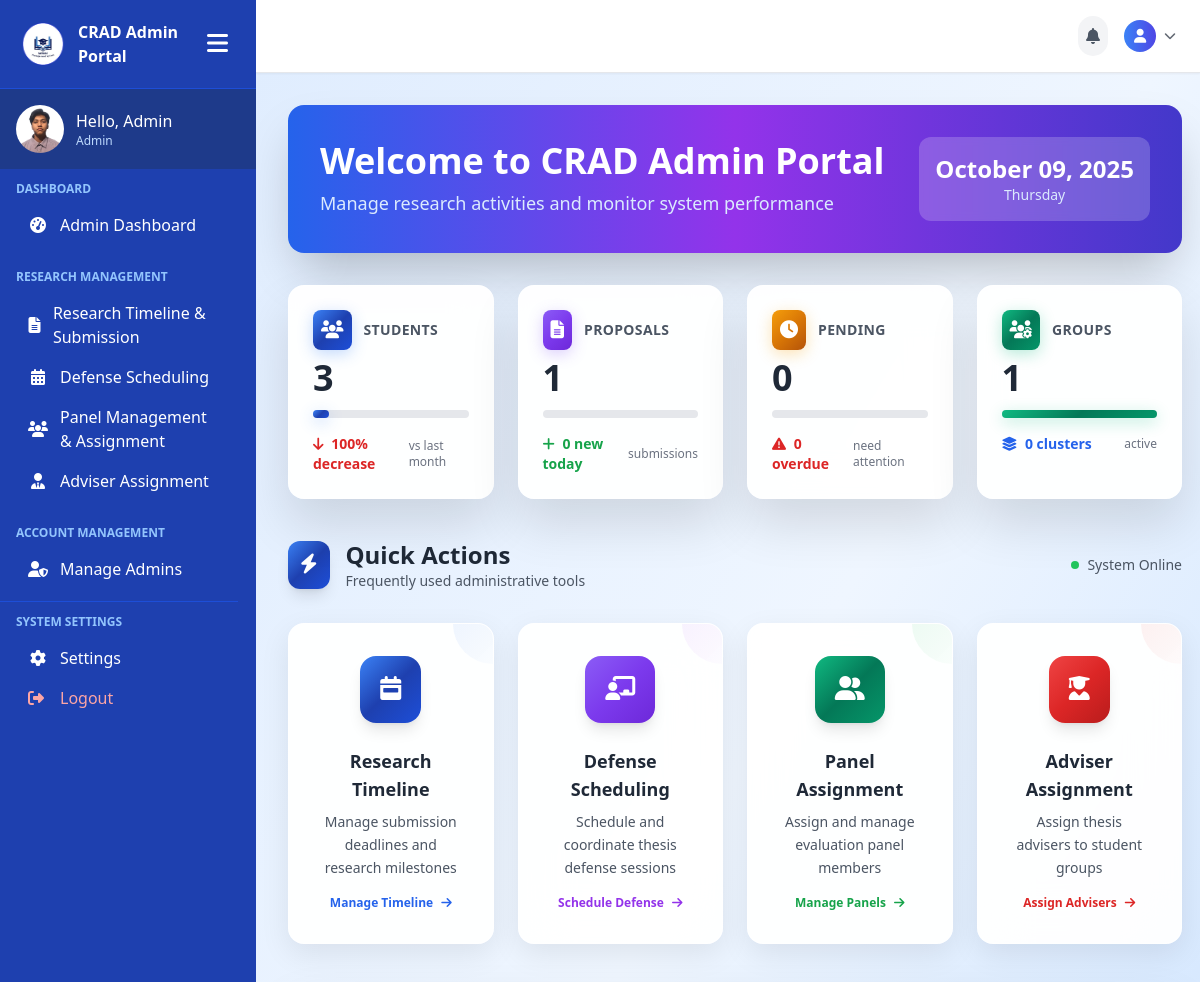
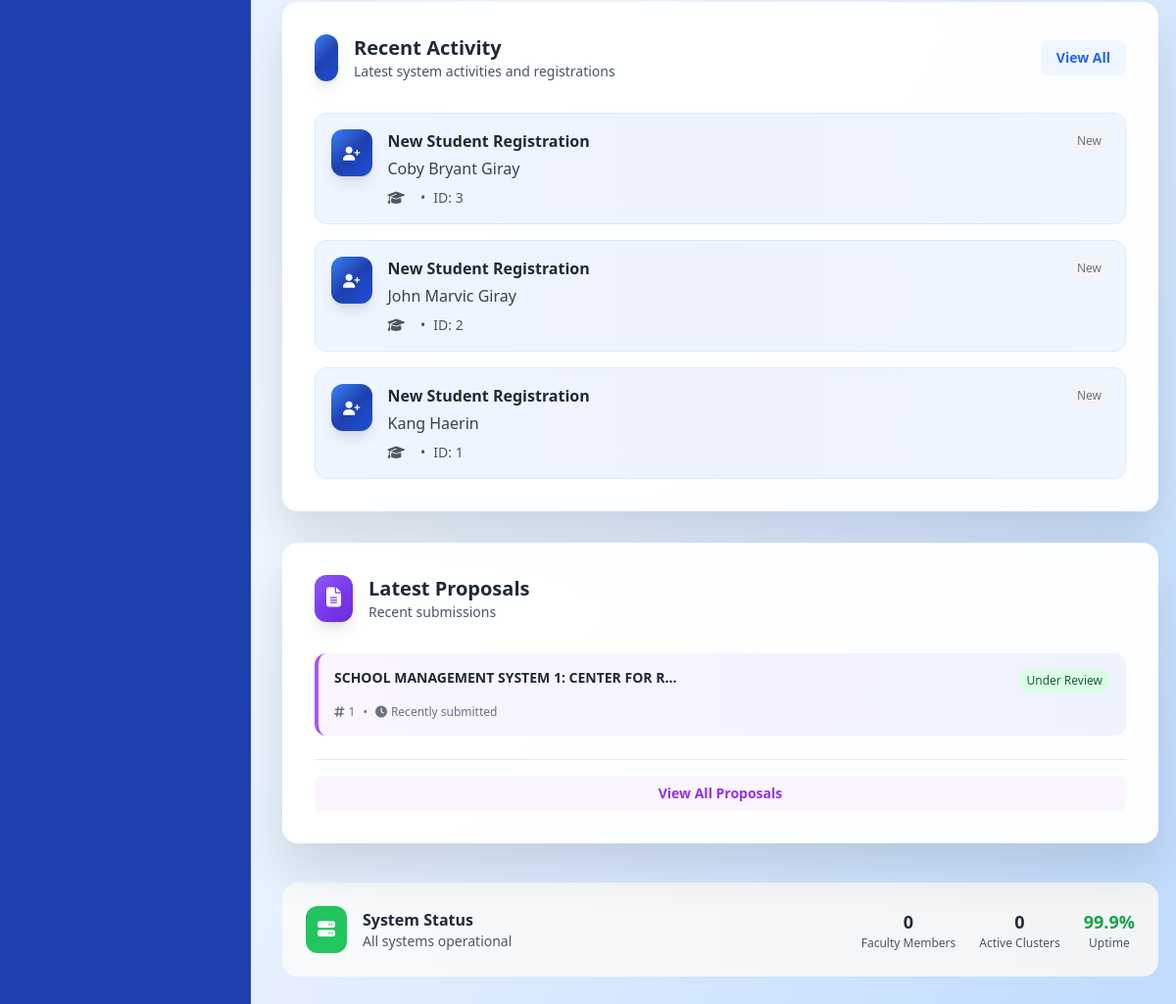
The app's page /admin-pages/admin-dashboard.php (signed in), older data (2 pictures, top to bottom).
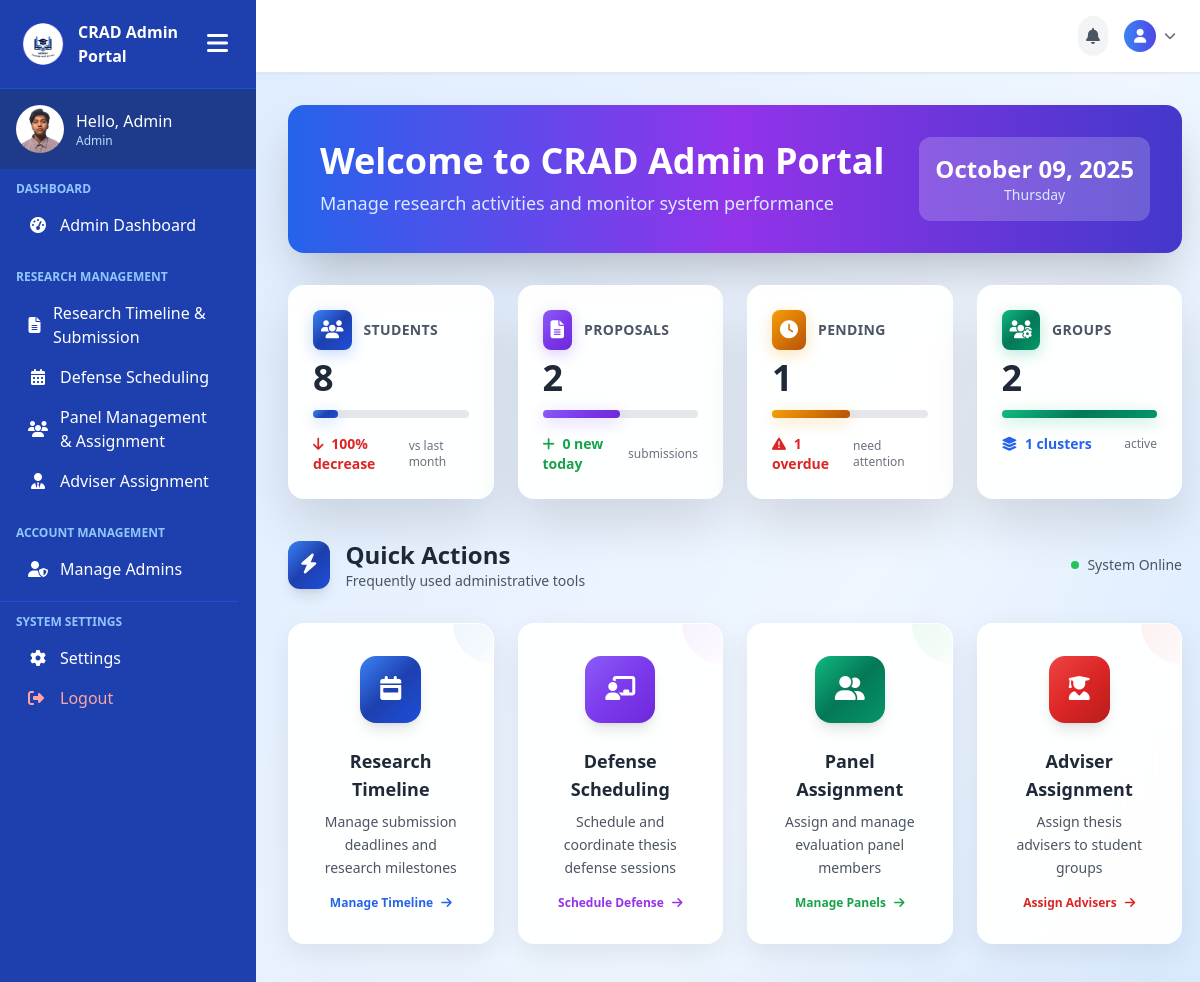
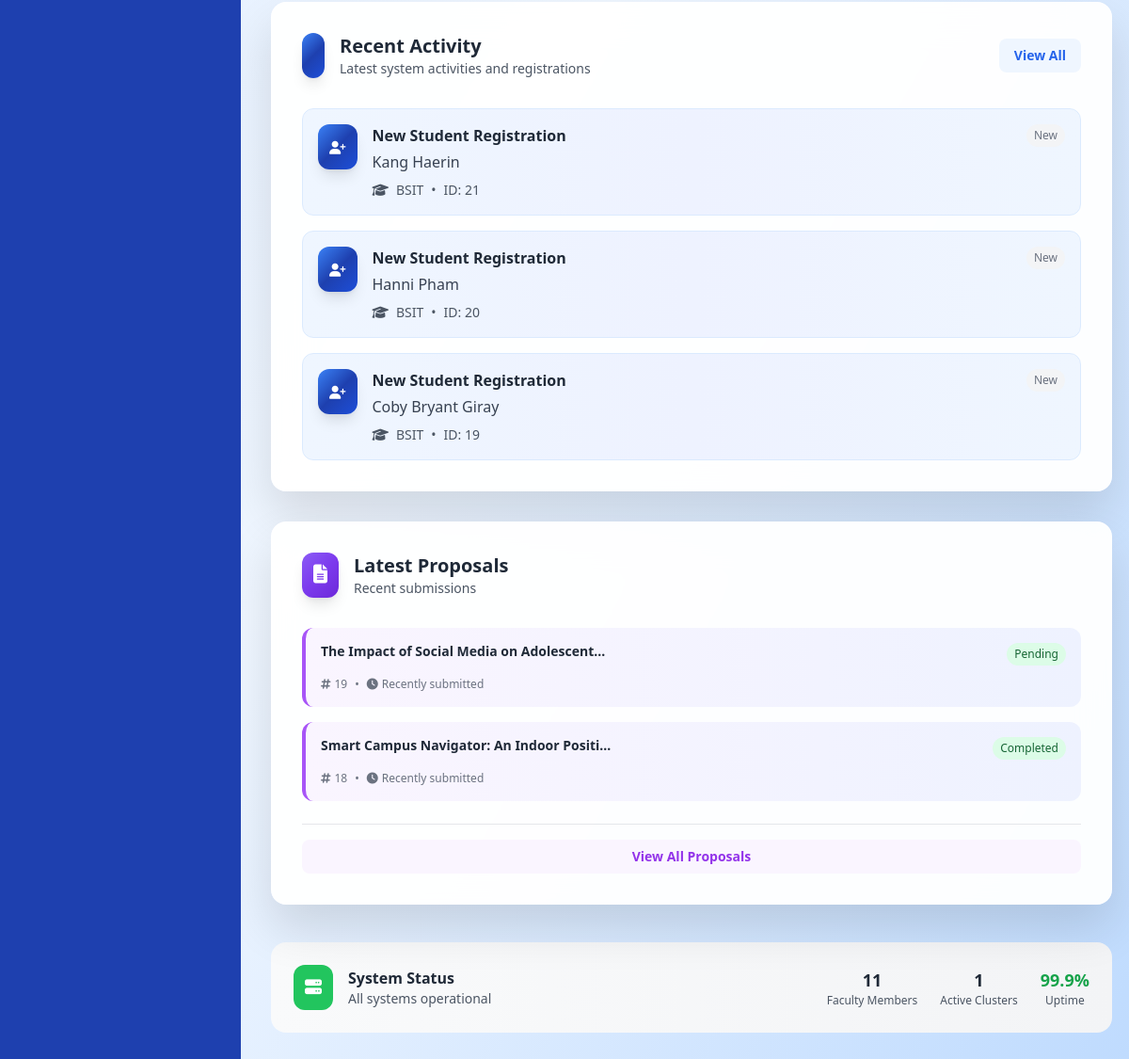
The same page, newer data (2 pictures, top to bottom).
### tables this page shows
CREATE TABLE `user_tbl` (
  `user_id` int(11) NOT NULL,
  `email` varchar(150) NOT NULL,
  `password` varchar(255) NOT NULL,
  `role` enum('Admin','Faculty','Student') NOT NULL DEFAULT 'Student',
  `created_at` timestamp NOT NULL DEFAULT current_timestamp()
);

CREATE TABLE `student_profiles` (
  `id` int(11) NOT NULL,
  `user_id` int(11) NOT NULL,
  `school_id` varchar(50) NOT NULL,
  `full_name` varchar(100) NOT NULL,
  `program` varchar(50) NOT NULL,
  `cluster` varchar(20) DEFAULT '0',
  `faculty_id` int(11) DEFAULT NULL,
  `school_year` varchar(20) NOT NULL,
  `created_at` timestamp NOT NULL DEFAULT current_timestamp(),
  `updated_at` timestamp NOT NULL DEFAULT current_timestamp() ON UPDATE current_timestamp()
);

CREATE TABLE `proposals` (
  `id` int(11) NOT NULL,
  `group_id` int(11) NOT NULL,
  `title` varchar(255) NOT NULL,
  `description` text DEFAULT NULL,
  `file_path` varchar(255) DEFAULT NULL,
  `submitted_at` timestamp NOT NULL DEFAULT current_timestamp(),
  `status` enum('Pending','Completed') NOT NULL DEFAULT 'Pending',
  `reviewed_at` timestamp NULL DEFAULT NULL,
  `final_defense_open` tinyint(1) NOT NULL DEFAULT 0
);

### admin-pages/admin-dashboard.php (the view, shortened to what the rows shown need)
<?php
include('../includes/connection.php');
$recent_students = mysqli_query($conn, "SELECT full_name, program, id FROM student_profiles ORDER BY id DESC LIMIT 3");
$recent_proposals = mysqli_query($conn, "SELECT title, status, id FROM proposals ORDER BY id DESC LIMIT 3");
?>
<!DOCTYPE html>
<html lang="en">
<head>
    <link rel="stylesheet" href="../assets/css/style-admin-dashboard.css">
    <script src="https://cdn.tailwindcss.com"></script>
    <link rel="stylesheet" href="https://cdnjs.cloudflare.com/ajax/libs/font-awesome/6.0.0/css/all.min.css">
    <link rel="stylesheet" href="https://cdn.jsdelivr.net/npm/flatpickr/dist/flatpickr.min.css">
</head>
<body class="bg-gradient-to-br from-blue-100 via-blue-50 to-blue-200 text-gray-800 font-sans">
    <div class="min-h-screen flex">
        <?php include('../includes/admin-sidebar.php'); ?>
                <main class="flex-1 overflow-y-auto p-4 lg:p-8 hide-scrollbar">
    <div class="mb-8 animate-fade-in">
        <div class="bg-gradient-to-r from-blue-600 via-purple-600 to-indigo-700 rounded-2xl p-8 text-white shadow-2xl">
            <div class="flex flex-col lg:flex-row items-center justify-between">
                <div>
                    <h1 class="text-3xl lg:text-4xl font-bold mb-2">Welcome to CRAD Admin Portal</h1>
                </div>
            </div>
        </div>
    </div>
    <div class="grid grid-cols-1 xl:grid-cols-3 gap-8 mb-10 animate-fade-in">
        <div class="xl:col-span-2 glass-card rounded-2xl p-8">
            <div class="space-y-4">
                <?php if (mysqli_num_rows($recent_students) > 0): ?>
                    <?php while ($student = mysqli_fetch_assoc($recent_students)): ?>
                    <div class="flex items-start p-4 rounded-xl bg-gradient-to-r from-blue-50 via-indigo-50 to-blue-50 border border-blue-100 hover:shadow-md transition-all">
                        <div class="gradient-blue p-3 rounded-xl mr-4 shadow-lg">
                            <i class="fas fa-user-plus text-white text-sm"></i>
                        </div>
                        <div class="flex-1">
                            <div class="flex items-center justify-between">
                                <p class="font-bold text-gray-800">New Student Registration</p>
                                <span class="text-xs text-gray-500 bg-gray-100 px-2 py-1 rounded-full">New</span>
                            </div>
                            <p class="text-gray-700 font-medium mt-1"><?= htmlspecialchars($student['full_name']) ?></p>
                            <div class="flex items-center mt-2 text-sm text-gray-600">
                                <i class="fas fa-graduation-cap mr-2"></i>
                                <span><?= htmlspecialchars($student['program']) ?></span>
                                <span class="mx-2">•</span>
                                <span>ID: <?= $student['id'] ?></span>
                            </div>
                        </div>
                    </div>
                    <?php endwhile; ?>
                <?php endif; ?>
            </div>
        </div>
        <div class="glass-card rounded-2xl p-8">
            <div class="space-y-4">
                <?php if (mysqli_num_rows($recent_proposals) > 0): ?>
                    <?php while ($proposal = mysqli_fetch_assoc($recent_proposals)): ?>
                    <div class="p-4 rounded-xl bg-gradient-to-r from-purple-50 to-indigo-50 border-l-4 border-purple-500 hover:shadow-md transition-all">
                        <div class="flex items-start justify-between mb-2">
                            <h4 class="font-bold text-gray-800 text-sm leading-tight"><?= htmlspecialchars(substr($proposal['title'], 0, 40)) ?><?= strlen($proposal['title']) > 40 ? '...' : '' ?></h4>
                            <span class="text-xs px-2 py-1 rounded-full <?= $proposal['status'] == 'pending' ? 'bg-yellow-100 text-yellow-800' : 'bg-green-100 text-green-800' ?>">
                                <?= ucfirst($proposal['status']) ?>
                            </span>
                        </div>
                        <div class="flex items-center text-xs text-gray-500 mt-3">
                            <i class="fas fa-hashtag mr-1"></i>
                            <span><?= $proposal['id'] ?></span>
                            <span class="mx-2">•</span>
                            <i class="fas fa-clock mr-1"></i>
                            <span>Recently submitted</span>
                        </div>
                    </div>
                    <?php endwhile; ?>
                <?php endif; ?>
            </div>
        </div>
    </div>
            </main>
        </div>
</body>
</html>

### includes/admin-sidebar.php (shortened to what the rows shown need)
<?php
include("../includes/connection.php");
$user_id = $_SESSION['user_id'];
$sql = "SELECT role FROM user_tbl WHERE user_id = ?";
$stmt = $conn->prepare($sql);
$stmt->bind_param("i", $user_id);
$stmt->execute();
$result = $stmt->get_result();
$user = $result->fetch_assoc();
$role = $user['role'];
$greeting = "Hello, " . match($role) {
    'admin' => 'Admin',
    'student' => 'Student',
    default => 'Admin'
};
?>
<!DOCTYPE html>
<html lang="en">
<head>
    <script src="https://cdn.tailwindcss.com"></script>
    <link rel="stylesheet" href="https://cdnjs.cloudflare.com/ajax/libs/font-awesome/6.5.0/css/all.min.css">
</head>
<body>
<div class="sidebar sidebar-transition bg-blue-800 text-white flex flex-col hidden md:flex h-screen w-64" id="sidebar">
    <div class="p-4 flex items-center space-x-3 bg-blue-900">
        <div>
            <p class="font-medium profile-name"><?php echo htmlspecialchars($greeting); ?></p>
            <p class="text-xs text-blue-200 profile-role"><?php echo htmlspecialchars($role); ?></p>
        </div>
    </div>
</div>
</body>
</html>

Row changes from the older to the newer data that the page shows:
removed student_profiles: full_name "Coby Bryant Giray", id "3"
removed student_profiles: full_name "John Marvic Giray", id "2"
removed student_profiles: full_name "Kang Haerin", id "1"
removed proposals: title "SCHOOL MANAGEMENT SYSTEM 1: CENTER FOR R", status "Under Review", id "1"
added student_profiles: full_name "Kang Haerin", program "BSIT", id "21"
added student_profiles: full_name "Hanni Pham", program "BSIT", id "20"
added student_profiles: full_name "Coby Bryant Giray", program "BSIT", id "19"
added proposals: title "The Impact of Social Media on Adolescent", status "Pending", id "19"
added proposals: title "Smart Campus Navigator: An Indoor Positi", status "Completed", id "18"
Text that changed along with them:
$total_students: "3" → "8"
min(100, max(10, ($total_students / 50) * 100)): 10 → 16 (drawn)
$total_proposals: "1" → "2"
$pending_proposals: "0" → "1"
$overdue_proposals: "0" → "1"
$total_groups: "1" → "2"
$total_clusters: "0" → "1"
$total_faculty: "0" → "11"
